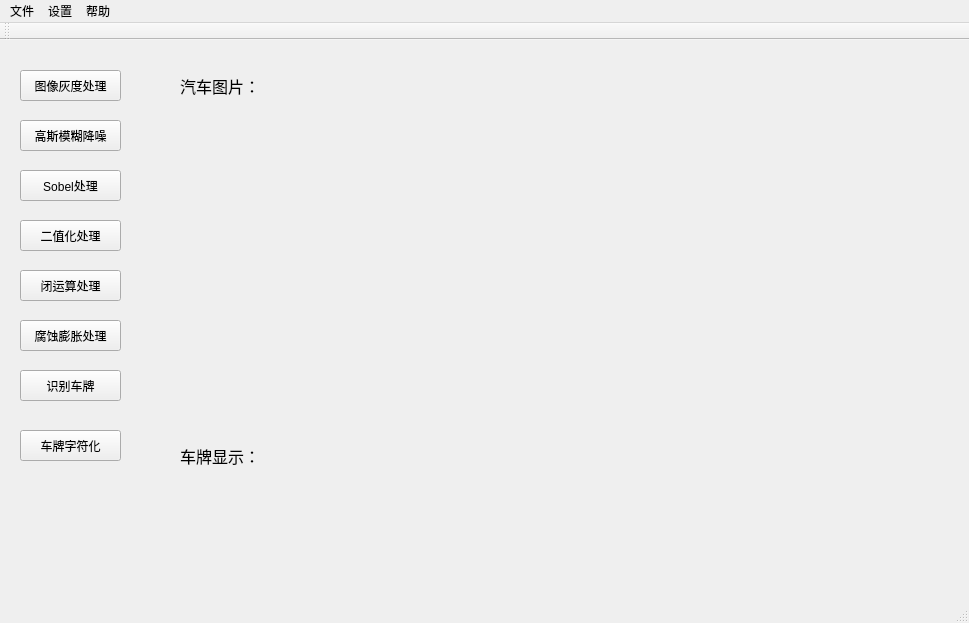
<?xml version="1.0" encoding="UTF-8"?>
<ui version="4.0">
 <class>QtCatchCarLicenseClass</class>
 <widget class="QMainWindow" name="QtCatchCarLicenseClass">
  <property name="geometry">
   <rect>
    <x>0</x>
    <y>0</y>
    <width>969</width>
    <height>623</height>
   </rect>
  </property>
  <property name="windowTitle">
   <string>QtCatchCarLicense</string>
  </property>
  <widget class="QWidget" name="centralWidget">
   <widget class="QLabel" name="Img">
    <property name="geometry">
     <rect>
      <x>180</x>
      <y>50</y>
      <width>771</width>
      <height>351</height>
     </rect>
    </property>
    <property name="text">
     <string/>
    </property>
   </widget>
   <widget class="QPushButton" name="gray_process">
    <property name="geometry">
     <rect>
      <x>20</x>
      <y>30</y>
      <width>101</width>
      <height>31</height>
     </rect>
    </property>
    <property name="text">
     <string>图像灰度处理</string>
    </property>
   </widget>
   <widget class="QPushButton" name="pushButton_2">
    <property name="geometry">
     <rect>
      <x>20</x>
      <y>80</y>
      <width>101</width>
      <height>31</height>
     </rect>
    </property>
    <property name="text">
     <string>高斯模糊降噪</string>
    </property>
   </widget>
   <widget class="QPushButton" name="pushButton_3">
    <property name="geometry">
     <rect>
      <x>20</x>
      <y>280</y>
      <width>101</width>
      <height>31</height>
     </rect>
    </property>
    <property name="text">
     <string>腐蚀膨胀处理</string>
    </property>
   </widget>
   <widget class="QPushButton" name="pushButton_4">
    <property name="geometry">
     <rect>
      <x>20</x>
      <y>230</y>
      <width>101</width>
      <height>31</height>
     </rect>
    </property>
    <property name="text">
     <string>闭运算处理</string>
    </property>
   </widget>
   <widget class="QPushButton" name="pushButton_5">
    <property name="geometry">
     <rect>
      <x>20</x>
      <y>180</y>
      <width>101</width>
      <height>31</height>
     </rect>
    </property>
    <property name="text">
     <string>二值化处理</string>
    </property>
   </widget>
   <widget class="QPushButton" name="pushButton_6">
    <property name="geometry">
     <rect>
      <x>20</x>
      <y>130</y>
      <width>101</width>
      <height>31</height>
     </rect>
    </property>
    <property name="text">
     <string>Sobel处理</string>
    </property>
   </widget>
   <widget class="QPushButton" name="pushButton_7">
    <property name="geometry">
     <rect>
      <x>20</x>
      <y>330</y>
      <width>101</width>
      <height>31</height>
     </rect>
    </property>
    <property name="text">
     <string>识别车牌</string>
    </property>
   </widget>
   <widget class="QLabel" name="Result">
    <property name="geometry">
     <rect>
      <x>200</x>
      <y>450</y>
      <width>351</width>
      <height>81</height>
     </rect>
    </property>
    <property name="text">
     <string/>
    </property>
   </widget>
   <widget class="QLabel" name="label">
    <property name="geometry">
     <rect>
      <x>180</x>
      <y>400</y>
      <width>101</width>
      <height>31</height>
     </rect>
    </property>
    <property name="font">
     <font>
      <family>Adobe Devanagari</family>
      <pointsize>12</pointsize>
     </font>
    </property>
    <property name="text">
     <string>车牌显示：</string>
    </property>
   </widget>
   <widget class="QLabel" name="label_2">
    <property name="geometry">
     <rect>
      <x>180</x>
      <y>20</y>
      <width>121</width>
      <height>51</height>
     </rect>
    </property>
    <property name="font">
     <font>
      <family>Adobe Devanagari</family>
      <pointsize>12</pointsize>
     </font>
    </property>
    <property name="text">
     <string>汽车图片：</string>
    </property>
   </widget>
   <widget class="QPushButton" name="pushButton_8">
    <property name="geometry">
     <rect>
      <x>20</x>
      <y>390</y>
      <width>101</width>
      <height>31</height>
     </rect>
    </property>
    <property name="text">
     <string>车牌字符化</string>
    </property>
   </widget>
  </widget>
  <widget class="QMenuBar" name="menuBar">
   <property name="geometry">
    <rect>
     <x>0</x>
     <y>0</y>
     <width>969</width>
     <height>26</height>
    </rect>
   </property>
   <widget class="QMenu" name="menu">
    <property name="title">
     <string>文件</string>
    </property>
    <addaction name="openImg"/>
   </widget>
   <widget class="QMenu" name="menu_2">
    <property name="title">
     <string>设置</string>
    </property>
    <addaction name="exitProgram"/>
   </widget>
   <widget class="QMenu" name="menu_3">
    <property name="title">
     <string>帮助</string>
    </property>
    <addaction name="about"/>
   </widget>
   <addaction name="menu"/>
   <addaction name="menu_2"/>
   <addaction name="menu_3"/>
  </widget>
  <widget class="QToolBar" name="mainToolBar">
   <attribute name="toolBarArea">
    <enum>TopToolBarArea</enum>
   </attribute>
   <attribute name="toolBarBreak">
    <bool>false</bool>
   </attribute>
  </widget>
  <widget class="QStatusBar" name="statusBar"/>
  <action name="openImg">
   <property name="text">
    <string>打开图片</string>
   </property>
   <property name="shortcut">
    <string>Ctrl+O</string>
   </property>
  </action>
  <action name="exitProgram">
   <property name="text">
    <string>退出程序</string>
   </property>
   <property name="shortcut">
    <string>Ctrl+Q</string>
   </property>
  </action>
  <action name="about">
   <property name="text">
    <string>关于</string>
   </property>
   <property name="shortcut">
    <string>Ctrl+D</string>
   </property>
  </action>
 </widget>
 <layoutdefault spacing="6" margin="11"/>
 <resources>
  <include location="QtCatchCarLicense.qrc"/>
 </resources>
 <connections>
  <connection>
   <sender>exitProgram</sender>
   <signal>triggered()</signal>
   <receiver>QtCatchCarLicenseClass</receiver>
   <slot>close()</slot>
   <hints>
    <hint type="sourcelabel">
     <x>-1</x>
     <y>-1</y>
    </hint>
    <hint type="destinationlabel">
     <x>472</x>
     <y>307</y>
    </hint>
   </hints>
  </connection>
  <connection>
   <sender>about</sender>
   <signal>triggered()</signal>
   <receiver>QtCatchCarLicenseClass</receiver>
   <slot>about_triggered()</slot>
   <hints>
    <hint type="sourcelabel">
     <x>-1</x>
     <y>-1</y>
    </hint>
    <hint type="destinationlabel">
     <x>158</x>
     <y>84</y>
    </hint>
   </hints>
  </connection>
  <connection>
   <sender>openImg</sender>
   <signal>triggered()</signal>
   <receiver>QtCatchCarLicenseClass</receiver>
   <slot>openImg_triggered()</slot>
   <hints>
    <hint type="sourcelabel">
     <x>-1</x>
     <y>-1</y>
    </hint>
    <hint type="destinationlabel">
     <x>42</x>
     <y>104</y>
    </hint>
   </hints>
  </connection>
  <connection>
   <sender>gray_process</sender>
   <signal>clicked()</signal>
   <receiver>QtCatchCarLicenseClass</receiver>
   <slot>gray_onclick()</slot>
   <hints>
    <hint type="sourcelabel">
     <x>99</x>
     <y>86</y>
    </hint>
    <hint type="destinationlabel">
     <x>148</x>
     <y>104</y>
    </hint>
   </hints>
  </connection>
  <connection>
   <sender>pushButton_2</sender>
   <signal>clicked()</signal>
   <receiver>QtCatchCarLicenseClass</receiver>
   <slot>guss_onclick()</slot>
   <hints>
    <hint type="sourcelabel">
     <x>93</x>
     <y>134</y>
    </hint>
    <hint type="destinationlabel">
     <x>137</x>
     <y>145</y>
    </hint>
   </hints>
  </connection>
  <connection>
   <sender>pushButton_6</sender>
   <signal>clicked()</signal>
   <receiver>QtCatchCarLicenseClass</receiver>
   <slot>sobel_onclick()</slot>
   <hints>
    <hint type="sourcelabel">
     <x>99</x>
     <y>190</y>
    </hint>
    <hint type="destinationlabel">
     <x>151</x>
     <y>190</y>
    </hint>
   </hints>
  </connection>
  <connection>
   <sender>pushButton_5</sender>
   <signal>clicked()</signal>
   <receiver>QtCatchCarLicenseClass</receiver>
   <slot>threshold_onclick()</slot>
   <hints>
    <hint type="sourcelabel">
     <x>88</x>
     <y>236</y>
    </hint>
    <hint type="destinationlabel">
     <x>146</x>
     <y>236</y>
    </hint>
   </hints>
  </connection>
  <connection>
   <sender>pushButton_4</sender>
   <signal>clicked()</signal>
   <receiver>QtCatchCarLicenseClass</receiver>
   <slot>close_onclick()</slot>
   <hints>
    <hint type="sourcelabel">
     <x>107</x>
     <y>291</y>
    </hint>
    <hint type="destinationlabel">
     <x>146</x>
     <y>293</y>
    </hint>
   </hints>
  </connection>
  <connection>
   <sender>pushButton_3</sender>
   <signal>clicked()</signal>
   <receiver>QtCatchCarLicenseClass</receiver>
   <slot>clear_onclick()</slot>
   <hints>
    <hint type="sourcelabel">
     <x>92</x>
     <y>350</y>
    </hint>
    <hint type="destinationlabel">
     <x>149</x>
     <y>357</y>
    </hint>
   </hints>
  </connection>
  <connection>
   <sender>pushButton_7</sender>
   <signal>clicked()</signal>
   <receiver>QtCatchCarLicenseClass</receiver>
   <slot>drawrect_onclick()</slot>
   <hints>
    <hint type="sourcelabel">
     <x>87</x>
     <y>384</y>
    </hint>
    <hint type="destinationlabel">
     <x>143</x>
     <y>384</y>
    </hint>
   </hints>
  </connection>
  <connection>
   <sender>pushButton_8</sender>
   <signal>clicked()</signal>
   <receiver>QtCatchCarLicenseClass</receiver>
   <slot>carplateshow_onclick()</slot>
   <hints>
    <hint type="sourcelabel">
     <x>116</x>
     <y>444</y>
    </hint>
    <hint type="destinationlabel">
     <x>81</x>
     <y>481</y>
    </hint>
   </hints>
  </connection>
 </connections>
 <slots>
  <slot>about_triggered()</slot>
  <slot>openImg_triggered()</slot>
  <slot>gray_onclick()</slot>
  <slot>guss_onclick()</slot>
  <slot>sobel_onclick()</slot>
  <slot>threshold_onclick()</slot>
  <slot>close_onclick()</slot>
  <slot>clear_onclick()</slot>
  <slot>drawrect_onclick()</slot>
  <slot>carplateshow_onclick()</slot>
 </slots>
</ui>
